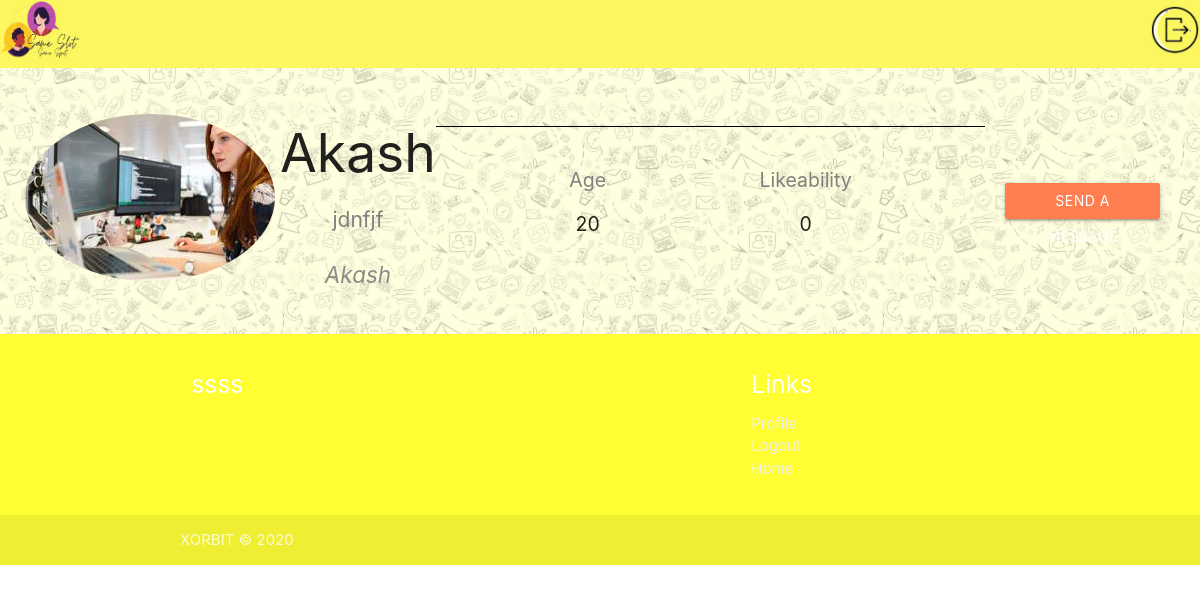
/user/6/ (signed in), run on the app's committed database.
### users/models.py (models this page shows, shortened)
class Profile(models.Model):
    GENDER_C = [
        ("Male", "Male"),
        ("Female", "Female"),
        ("Other", "Other")
    ]
    PROFILE_T = [
        ("Bff's", "Bff's"),
        ("Dating", "Dating"),
        ("Business", "Business")
    ]
    user = models.OneToOneField(User, on_delete=models.CASCADE)
    full_name = models.CharField(max_length=100, null=True)
    age = models.IntegerField(null=True)
    gender = models.CharField(max_length=50, blank=True, null=True, choices=GENDER_C)
    profile_image = models.ImageField(upload_to='profile_pic', default="default.jpg", null=True, blank=True)
    bio = models.TextField(null=True)
    profiletype = models.CharField(max_length=50, choices=PROFILE_T, default=None, null=True, blank=True)
    likeability = models.ManyToManyField( User, related_name="likes", blank=True)
    blocked_by = models.ManyToManyField(User, related_name="blocked", blank=True)

### main/views.py (the view)
# urls.py: path("user/<int:pk>/", views.UserDetail.as_view(), name="user-detail"),
class UserDetail(LoginRequiredMixin, DetailView):
    model = Profile

### users/templates/users/profile_detail.html (shortened to what this page needs)
{% extends "base.html" %}
{% load crispy_forms_tags %}
{% block content %}
<section>
    <div class="navigation navigation--bg" style="background-color:#fcf75e">
      <div class="user-view">
        <a href="{% url 'profile-page' %}"><img  width="80px" height="60px"  src="/static/main/b3.jpg" />
      </div>
      <div>
        {% if user.is_authenticated %}
        <a href="{% url 'logout' %}"></a><img  width="50px" height="50px"  src="/static/main/b4.jpg" />
        {% else %}
        <a href="{% url 'login' %}" class="login link">Log in</a>
        {% endif %}
      </div>
  </div>
  <section class="profile">
    <div>
      <img src="{{object.profile_image.url}}" alt="" class="profile-image" />
    </div>
    <div class="profile-about">
      <h2>{{ object.full_name }}</h2>
      <p class="bio">{{ object.bio }}</p>
      <p class="username">{{ object.user.username }}</p>
    </div>
    <div class="stats">
      <div>
        <h4 class="header">Age</h4>
        <h4>{{ object.age }}</h4>
      </div>
      <div>
        <h4 class="header">Likeability</h4>
        <h4>{{object.likeability.count}}</h4>
      </div>
    </div>
    <a
      href="{% url 'write-message' object.user.username %}"
      class="btn"
      style="margin: 20px; background: coral"
      >Send a Message</a
    >
  </section>
</section>
<footer class="page-footer" style="background-color:#fefe33" >
  <div class="container">
    <div class="row">
      <div class="col l6 s12">
        <h5 class="white-text">ssss</h5>
      </div>
      <div class="col l4 offset-l2 s12">
        <h5 class="white-text">Links</h5>
        <ul>
          <li>
            <a class="grey-text text-lighten-3" href="{% url 'profile-page' %}"
              >Profile</a
            >
          </li>
          <li>
            <a class="grey-text text-lighten-3" href="{% url 'logout' %}"
              >Logout</a
            >
          </li>
          <li>
            <a class="grey-text text-lighten-3" href="{% url 'date-page' %}"
              >Home</a
            >
          </li>
        </ul>
      </div>
    </div>
  </div>
  <div class="footer-copyright">
    <div class="container">XORBIT © 2020</div>
  </div>
</footer>
{% endblock content %}

### main/static/main/main.css (style rules this page uses)
a { text-decoration: none !important; }
.navigation { z-index: 999; text-decoration: none; color: black; display: flex; justify-content: space-between; align-items: center; grid-row: 0/1; padding : 0px; font-size: 1.3rem; }
.navigation--bg { background: black; }
.profile { display: flex; margin: 20px; justify-content: center; align-items: center; }
.profile-about { text-align: center; }
.profile-image { border-radius: 50%; margin: 5px; }
.bio { font-size: 1.4rem; color: gray; max-width: 50ch; }
.username { font-size: 1.5rem; color: grey; text-align: center; font-style: italic; opacity: 0.9; }
.stats { display: flex; justify-content: space-evenly; flex-wrap: wrap; align-items: center; width: 50%; text-align: center; margin-bottom: 60px; border-top: 1px solid black; }
.stats div { margin: 20px; height: 50px; }
.stats h4 { font-size: 1.3rem; }
.header { color: grey; }

### data on the page
Profile: profile_image (picture), full_name "Akash", bio "jdnfjf", user.username "Akash", age "20", likeability.count "0"
